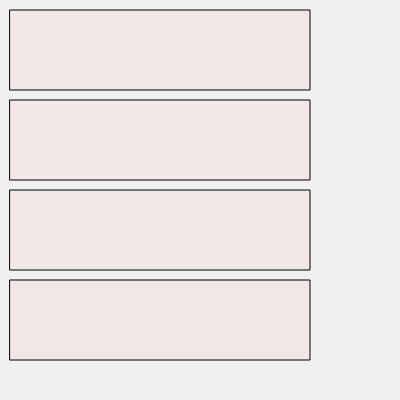
Frame 1 (no input)
Frame 60 (no input): identical to frame 1, image omitted
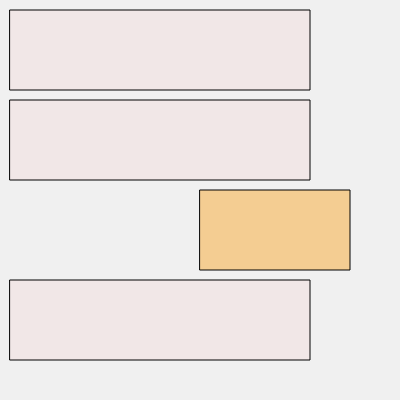
Frame 120 (the mouse pressed at the canvas centre since frame 60)

The p5.js sketch that drew these frames (run headless with seeded random() and noise() and a simulated clock; from frame 60 on, the mouse is pressed at the canvas centre):

// p5.js sketch
// ── sketch.js


function setup(){
	createCanvas(400,400);

}

function draw(){
	background(240);
	menu();

}

function menu(){

	drawRectangle(10,10);
	drawRectangle(10,100);
	drawRectangle(10,190);
	drawRectangle(10,280);

}


function drawRectangle(orgX, orgY){
	w = 300;
	h = 80;

  	// Evaluate mouse Over
  	var overX = mouseX > orgX && mouseX < orgX + w;
  	var overY = mouseY > orgY && mouseY < orgY + h;

	// Determine if the mouse is over the rectangle
  	if ( overX && overY ){
  		// Over color
				
		if (mouseIsPressed){
			fill(250,150,0,100);
			w = 150;
			orgX = mouseX;

		} else {
			fill(250,0,0,100);
		}

	} else {
		// NO over color
		fill(250,0,0,10);
	}
	// Draw rectangle
  	rect (orgX, orgY,w,h);
}
